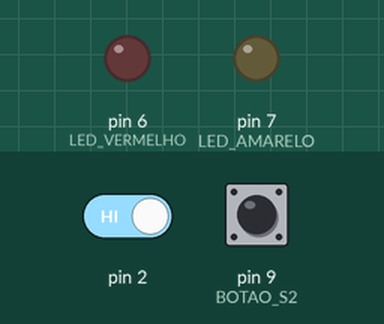
Simulated run of this sketch. Board: Arduino Uno, built with avr-gcc and run on an emulated ATmega328P. Shown: output pins drawn as LEDs (lit = HIGH). Dashed ring = blinking. The inputs (shaded band) are chosen by the test bench; at power-on: pin 2 HIGH, pin 9 (BOTAO_S2) HIGH.

Above: at 5.0 s.
5.1 s: pin 2 driven LOW
At 7.4 s:
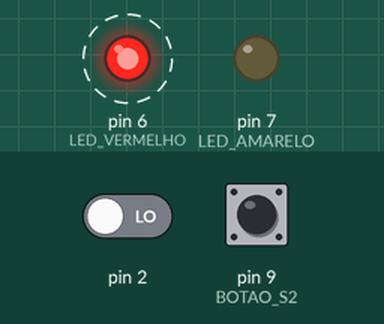
8.1 s: pin 9 (BOTAO_S2) pulled LOW for 0.15 s
At 8.9 s:
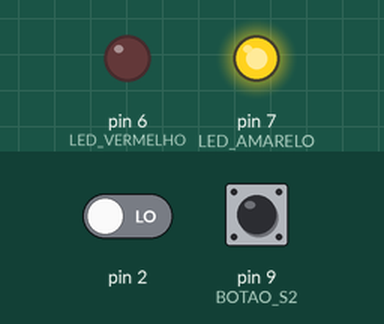
Timing chart, 0 to 12.6 s (numbered marks = the images above; inputs shaded):
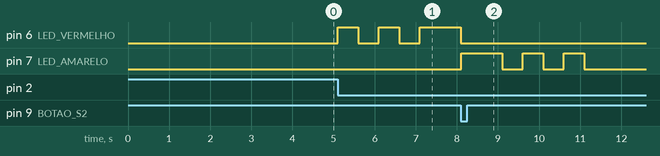

The sketch:

Exercicio01.ino
```cpp
/*
    Juliano Moreira Aleixo
    GES 501
    https://julianoaleixo.dev
*/

#define LED_VERMELHO (1 << PD6)
#define LED_AMARELO (1 << PD7)
#define BOTAO_S1 (1 << PB0)
#define BOTAO_S2 (1 << PB1)

volatile int8_t esteira1 = 0b10101100, esteira2 = 0;  // 0b00000000

int main() {
    DDRD |= LED_VERMELHO + LED_AMARELO;
    PORTB |= BOTAO_S1 + BOTAO_S2;

    EICRA &= ~(1 << ISC00);
    EICRA |= (1 << ISC01);
    EIMSK |= BOTAO_S1;

    PCICR = (1 << PCIE0);
    PCMSK0 |= BOTAO_S2;

    sei();

    while(1) {
    }

    return 0;
}

ISR(INT0_vect) {
    while (esteira1 != 0) {
        if (esteira1 & 0b10000000) {
            PORTD |= LED_VERMELHO;
            esteira2 = (esteira2 << 1) | 1;
        } else {
            PORTD &= ~LED_VERMELHO;
            esteira2 = (esteira2 << 1);
        }

        esteira1 <<= 1;
        _delay_ms(500);  // Tempo de movimentação simulado
    }

    PORTD &= ~LED_VERMELHO;
}

ISR(PCINT0_vect){
    if (!(PINB & BOTAO_S2)) {
        while (esteira2 != 0) {
            if (esteira2 & 0b00000001) {
                PORTD |= LED_AMARELO;
            } else {
                PORTD &= ~LED_AMARELO;
            }

            esteira2 >>= 1;
            _delay_ms(500);  // Tempo de movimentação simulado
        }

        PORTD &= ~LED_AMARELO;
    }
}
```

Measured:
- after the input at 5.1 s, pin 6 (LED_VERMELHO): alternates HIGH for 0.50 s and LOW for 0.50 s, starting at once
- after the input at 8.1 s, pin 7 (LED_AMARELO): LOW → HIGH at once, then repeats every 1.0 s: LOW 0.50 s, HIGH 0.50 s, until it stays LOW from 11.1 s
